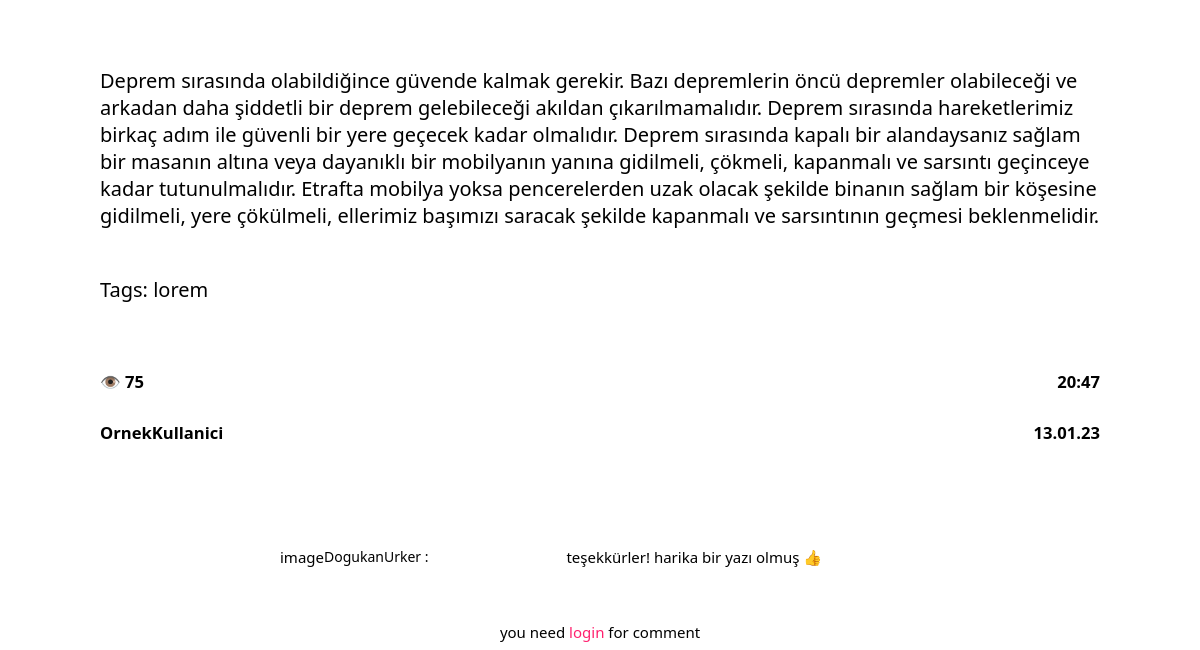
/1 (lower part), run on an earlier commit of the app's database.
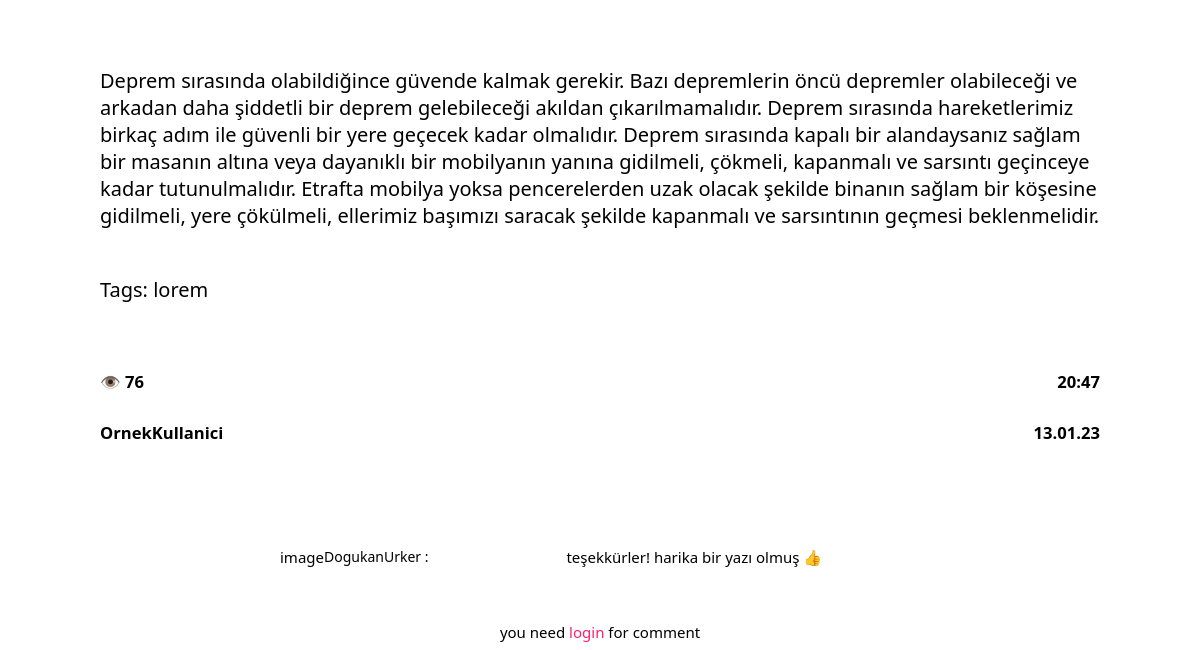
And on a later commit of the database.
### tables this page shows
CREATE TABLE "posts" (
	"id"	INTEGER NOT NULL UNIQUE,
	"title"	TEXT NOT NULL,
	"tags"	TEXT,
	"content"	TEXT NOT NULL,
	"author"	TEXT NOT NULL,
	"date"	TEXT NOT NULL,
	"time"	TEXT NOT NULL,
	"views"	TEXT,
	"lastEditDate"	TEXT,
	"lastEditTime"	TEXT,
	PRIMARY KEY("id" AUTOINCREMENT)
);

### routes/post.py (the view)
@postBlueprint.route("/<int:postID>", methods=["GET", "POST"])
def post(postID):
    form = commentForm(request.form)
    connection = sqlite3.connect("db/posts.db")
    cursor = connection.cursor()
    cursor.execute(f"select id from posts")
    posts = str(cursor.fetchall())
    match str(postID) in posts:
        case True:
            message("2", f'POST: "{postID}" FOUND')
            connection = sqlite3.connect("db/posts.db")
            cursor = connection.cursor()
            cursor.execute(f'select * from posts where id = "{postID}"')
            post = cursor.fetchone()
            cursor.execute(f'update posts set views = views+1 where id = "{postID}"')
            connection.commit()
            if request.method == "POST":
                comment = request.form["comment"]
                connection = sqlite3.connect("db/comments.db")
                cursor = connection.cursor()
                cursor.execute(
                    "insert into comments(post,comment,user,date,time) \
                    values(?, ?, ?, ?, ?)",
                    (
                        postID,
                        comment,
                        session["userName"],
                        currentDate(),
                        currentTime(),
                    ),
                )
                connection.commit()
                addPoints(5, session["userName"])
                flash("You earned 5 points by commenting ", "success")
                return redirect(f"/post/{postID}")
            connection = sqlite3.connect("db/comments.db")
            cursor = connection.cursor()
            cursor.execute(f'select * from comments where post = "{postID}"')
            comments = cursor.fetchall()
            return render_template(
                "post.html",
                id=post[0],
                title=post[1],
                tags=post[2],
                content=post[3],
                author=post[4],
                views=post[7],
                date=post[5],
                time=post[6],
                form=form,
                comments=comments,
            )
        case False:
            message("1", "404")
            return render_template("404.html")

### app.py (called while the page is built)
@app.context_processor
def utility_processor():
    getProfilePicture
    return dict(getProfilePicture=getProfilePicture)

### helpers.py (called while the page is built)
def currentDate():
    return datetime.now().strftime("%d.%m.%y")

def currentTime(seconds=False):
    match seconds:
        case False:
            return datetime.now().strftime("%H:%M")
        case True:
            return datetime.now().strftime("%H:%M:%S")

def message(color, message):
    print(
        f"\n\033[94m[{currentDate()}\033[0m"
        f"\033[95m {currentTime(True)}]\033[0m"
        f"\033[9{color}m {message}\033[0m\n"
    )
    logFile = open("log.log", "a")
    logFile.write(f"[{currentDate()}" f"|{currentTime(True)}]" f" {message}\n")
    logFile.close()

### templates/post.html (shortened to what this page needs)
{% extends 'layout.html'%} {%block head%}
<link
  rel="stylesheet"
  href="{{ url_for('static', filename='css/post.css') }}"
/>
{% endblock head %} {%block body%}
<div class="post centeredHorizontally">
  <p class="content">
    {{content|safe}} <br />
    Tags: {{tags.replace(",",", ")}}
  </p>
  <div class="bottomBar">
    <div>
      <h5>👁️ {{views}}</h5>
      <a href="/user/{{author|lower}}">
        <h5 class="author">
          OrnekKullanici
         </h5></a>
    </div>
    <div class="dateTime">
      <h5>{{time}}</h5>
      <h5 class="date">{{date}}</h5>
    </div>
  </div>
  {% if comments %}
    {% for comment in comments %}
      <div class="comments">
        <p>image</p>
        <section class="commentUserNameContainer">
          <a href="/user/{{comment[3]|lower}}" class="commentUserName"
            >{{comment[3]}} :</a
          >
        </section>
        <p class="centeredHorizontally">{{comment[2]}}</p>
    </div>
    <form method="post" class="commentForm">
      {% if session["userName"] %} {{form.comment(class_="comment")}}
      <button type="submit" class="btnSubmit">comment</button>
    {% else %}
    <small
      >you need
      <a href="/login/redirect=&post&{{id}}" class="linkLogin">login</a> for
      comment</small
    >
  </form>
  {% endif %}
  {% endfor %}
  {% endif %}
</div>
{% endblock body %}

What changed in the data, as far as the page shows it:
changed posts "lorem": views "75" → "76"
